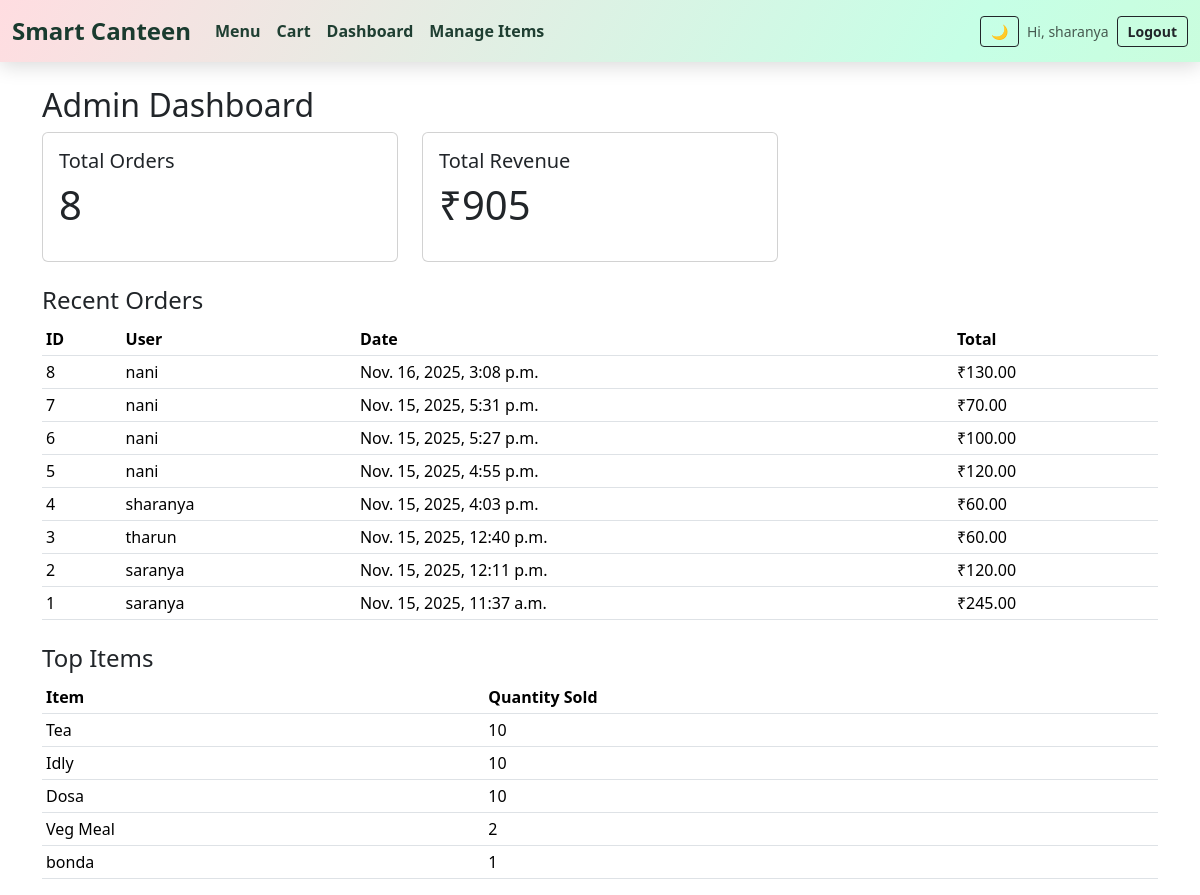
Before: /dashboard/ (signed in) with the older database file.
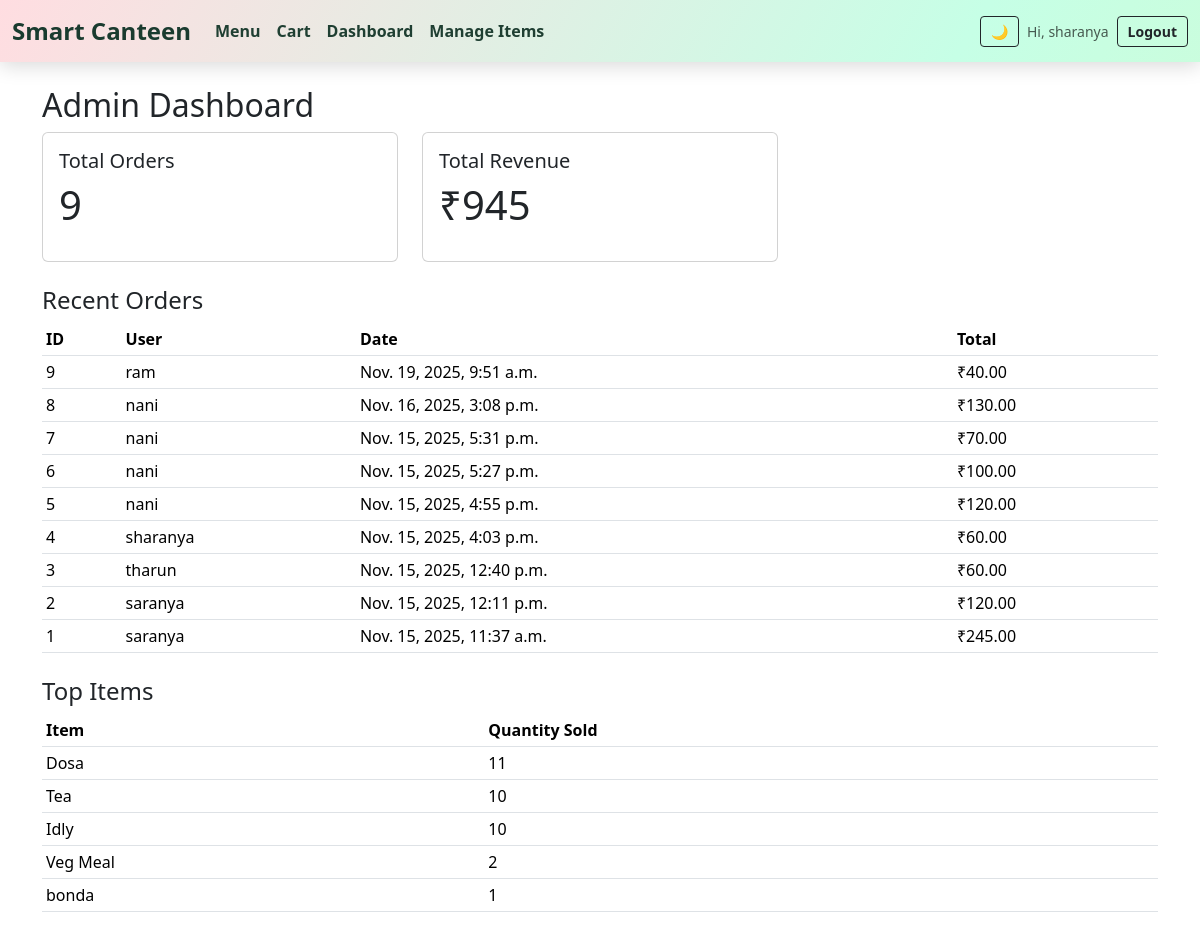
After: the same page with the newer database file.
### menu_app/models.py (models this page shows, shortened)
class Order(models.Model):
    user = models.ForeignKey(
        'auth.User',
        on_delete=models.SET_NULL,
        null=True,
        blank=True
    )
    created_at = models.DateTimeField(auto_now_add=True)
    total_price = models.DecimalField(max_digits=10, decimal_places=2, default=0)

class Item(models.Model):
    name = models.CharField(max_length=100)
    description = models.TextField(blank=True)
    price = models.DecimalField(max_digits=7, decimal_places=2)
    category = models.CharField(
        max_length=50,
        choices=CATEGORY_CHOICES,
        blank=True
    )
    available = models.BooleanField(default=True)
    image = models.ImageField(
        upload_to='menu_images/',
        blank=True,
        null=True
    )
    rating = models.PositiveIntegerField(
        default=0,
        validators=[
            MinValueValidator(0),
            MaxValueValidator(5)
        ]
    )

### menu_app/views.py (the view)
# urls.py: path('dashboard/', views.dashboard, name='dashboard'),
@user_passes_test(lambda u: u.is_staff)
def dashboard(request):
    total_orders = Order.objects.count()
    total_revenue = Order.objects.aggregate(Sum('total_price'))['total_price__sum'] or 0
    recent_orders = Order.objects.order_by('-created_at')[:10]
    top_items = (
        OrderItem.objects
        .values('item__name')
        .annotate(total_qty=Sum('quantity'))
        .order_by('-total_qty')[:5]
    )
    context = {
        'total_orders': total_orders,
        'total_revenue': total_revenue,
        'recent_orders': recent_orders,
        'top_items': top_items,
    }
    return render(request, 'dashboard.html', context)

### templates/dashboard.html
{% extends 'base.html' %}
{% block content %}
<h2>Admin Dashboard</h2>
<div class="row mb-4">
  <div class="col-md-4">
    <div class="card">
      <div class="card-body">
        <h5>Total Orders</h5>
        <p class="display-6">{{ total_orders }}</p>
      </div>
    </div>
  </div>
  <div class="col-md-4">
    <div class="card">
      <div class="card-body">
        <h5>Total Revenue</h5>
        <p class="display-6">₹{{ total_revenue }}</p>
      </div>
    </div>
  </div>
</div>
<h4>Recent Orders</h4>
<table class="table table-sm">
  <thead>
    <tr>
      <th>ID</th>
      <th>User</th>
      <th>Date</th>
      <th>Total</th>
    </tr>
  </thead>
  <tbody>
    {% for order in recent_orders %}
    <tr>
      <td>{{ order.id }}</td>
      <td>{{ order.user }}</td>
      <td>{{ order.created_at }}</td>
      <td>₹{{ order.total_price }}</td>
    </tr>
    {% empty %}
    <tr><td colspan="4">No orders yet.</td></tr>
    {% endfor %}
  </tbody>
</table>
<h4 class="mt-4">Top Items</h4>
<table class="table table-sm">
  <thead>
    <tr>
      <th>Item</th>
      <th>Quantity Sold</th>
    </tr>
  </thead>
  <tbody>
    {% for row in top_items %}
    <tr>
      <td>{{ row.item__name }}</td>
      <td>{{ row.total_qty }}</td>
    </tr>
    {% empty %}
    <tr><td colspan="2">No data.</td></tr>
    {% endfor %}
  </tbody>
</table>
{% endblock %}

### templates/base.html (shortened to what this page needs)
<!DOCTYPE html>
<html lang="en" data-bs-theme="light" id="htmlRoot">
<head>
  <link href="https://cdn.jsdelivr.net/npm/bootstrap@5.3.3/dist/css/bootstrap.min.css" rel="stylesheet">
</head>
<body>
  <nav class="navbar navbar-expand-lg animated-navbar fixed-top" style="background-color: #ffd6e8;position: fixed;">
    <div class="container-fluid">
      <a class="navbar-brand" href="{% url 'home' %}">Smart Canteen</a>
      <div class="collapse navbar-collapse" id="navbarNav">
        <ul class="navbar-nav me-auto">
          <li class="nav-item"><a class="nav-link" href="{% url 'menu_list' %}">Menu</a></li>
          <li class="nav-item"><a class="nav-link" href="{% url 'cart_view' %}">Cart</a></li>
          {% if user.is_staff %}
          <li class="nav-item"><a class="nav-link" href="{% url 'dashboard' %}">Dashboard</a></li>
          <li class="nav-item"><a class="nav-link" href="{% url 'manage_items' %}">Manage Items</a></li>
          {% endif %}
        </ul>
        <div class="d-flex align-items-center gap-2">
          <button class="btn btn-outline-dark btn-sm" id="themeToggle">🌙</button>
          {% if user.is_authenticated %}
          <span class="navbar-text small">Hi, {{ user.username }}</span>
          <form method="post" action="{% url 'logout' %}" style="display:inline;">
            <button class="btn btn-outline-dark btn-sm">Logout</button>
          </form>
          {% else %}
          <a href="{% url 'login' %}" class="btn btn-outline-dark btn-sm">Login</a>
          <a href="{% url 'register' %}" class="btn btn-success btn-sm">Signup</a>
          {% endif %}
        </div>
      </div>
    </div>
  </nav>
  <div class="container mt-3">
    {% block content %}{% endblock %}
  </div>
</body>
</html>

### templates/base.html (style rules this page uses)
body { padding-top: 70px; }
.animated-navbar { background: linear-gradient(120deg, #ffdde1, #c6ffe6, #d4f8c4, #ffe9c8, #ffd6e8, #e0d7ff); background-size: 400% 400%; animation: rainbowFlow 12s ease infinite; padding: 10px 0; box-shadow: 0 4px 20px rgba(0, 0, 0, 0.15); backdrop-filter: blur(10px); }
.animated-navbar .navbar-brand { color: #1a3b2f !important; font-weight: 800; font-size: 1.5rem; }
.animated-navbar .nav-link { color: #1f3f32 !important; font-weight: 600; transition: 0.3s ease; }
.animated-navbar .btn-outline-dark, .animated-navbar .btn-success { font-weight: 600; padding: 4px 10px; }
.animated-navbar { padding: 8px 0 !important; }

Changed rows visible on the page:
added Order: id "9", user "ram", created_at "Nov. 19, 2025, 9:51 a.m.", total_price "40.00"
shown differently, row unchanged: Item "Dosa": total_qty "10" → "11"; moves up the list
Other visible differences:
{{ total_orders }}: "8" → "9"
{{ total_revenue }}: "905" → "945"
